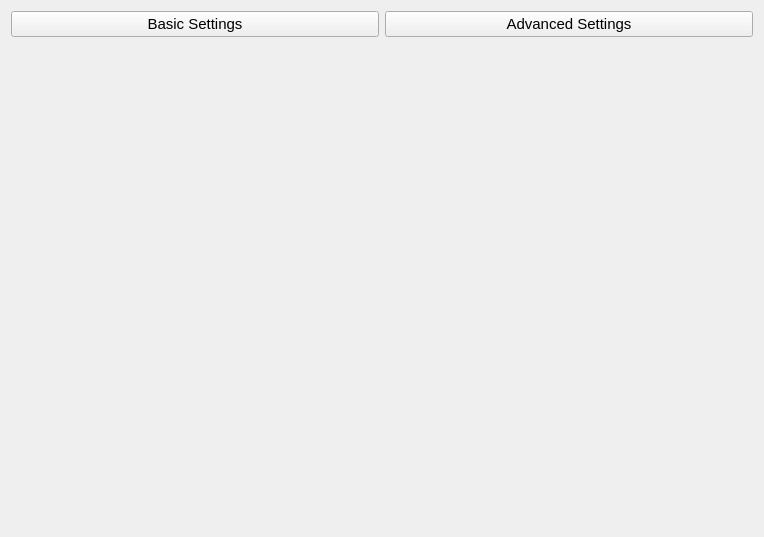
<?xml version="1.0" encoding="UTF-8"?>
<ui version="4.0">
 <class>SettingsWidget</class>
 <widget class="QWidget" name="SettingsWidget">
  <property name="geometry">
   <rect>
    <x>0</x>
    <y>0</y>
    <width>764</width>
    <height>537</height>
   </rect>
  </property>
  <property name="minimumSize">
   <size>
    <width>500</width>
    <height>0</height>
   </size>
  </property>
  <property name="windowTitle">
   <string>Settings</string>
  </property>
  <layout class="QVBoxLayout" name="verticalLayout">
   <item>
    <layout class="QHBoxLayout" name="horizontalLayout">
     <item>
      <widget class="QPushButton" name="basicTabButton">
       <property name="font">
        <font>
         <pointsize>11</pointsize>
        </font>
       </property>
       <property name="cursor">
        <cursorShape>PointingHandCursor</cursorShape>
       </property>
       <property name="text">
        <string>Basic Settings</string>
       </property>
       <property name="checkable">
        <bool>true</bool>
       </property>
      </widget>
     </item>
     <item>
      <widget class="QPushButton" name="advanceTabButton">
       <property name="font">
        <font>
         <pointsize>11</pointsize>
        </font>
       </property>
       <property name="cursor">
        <cursorShape>PointingHandCursor</cursorShape>
       </property>
       <property name="text">
        <string>Advanced Settings</string>
       </property>
       <property name="checkable">
        <bool>true</bool>
       </property>
      </widget>
     </item>
    </layout>
   </item>
   <item>
    <widget class="QStackedWidget" name="stackedWidget">
     <property name="minimumSize">
      <size>
       <width>0</width>
       <height>0</height>
      </size>
     </property>
    </widget>
   </item>
  </layout>
 </widget>
 <resources/>
 <connections/>
</ui>
